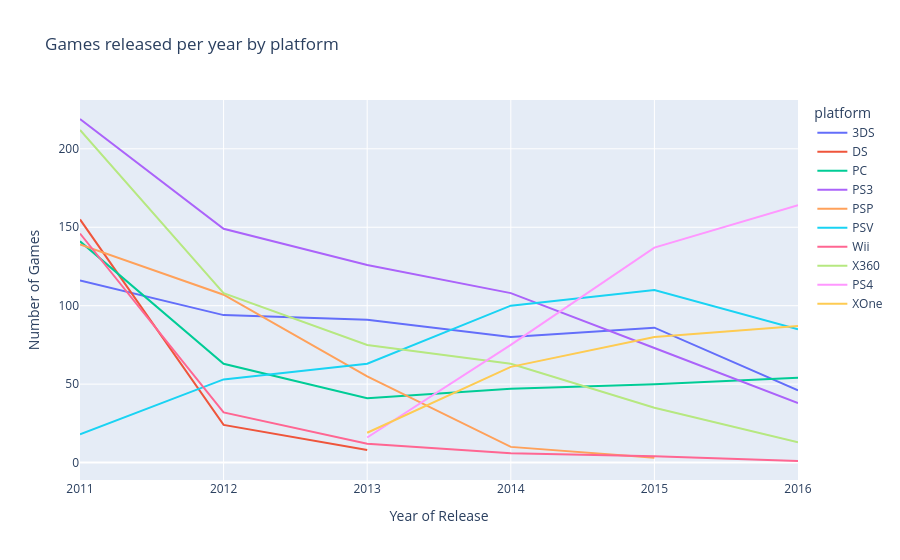

Notebook code for this chart:
### Code cell
top_ten_platforms = df['platform'].value_counts().head(10).index.tolist()
# filter the dataframe to include only the top 10 platforms
df_top_ten = df[df['platform'].isin(top_ten_platforms)]

games_released_year_top_ten_platform = df_top_ten.groupby(['year_of_release', 'platform'])['name'].count().reset_index()
#simple line plot using plotly express
fig = px.line(games_released_year_top_ten_platform, x='year_of_release', y='name', color='platform', title='Games released per year by platform')

fig.update_layout(xaxis_title='Year of Release', yaxis_title='Number of Games')
fig.show()

### Figure 1 — Plotly figure (JSON) as saved in the notebook; plotly's stock layout.template omitted (floating-point values rounded to 4 significant figures)
{"data": [{"hovertemplate": "platform=3DS<br>year_of_release=%{x}<br>name=%{y}<extra></extra>", "legendgroup": "3DS", "line": {"color": "#636efa", "dash": "solid"}, "marker": {"symbol": "circle"}, "mode": "lines", "name": "3DS", "orientation": "v", "showlegend": true, "type": "scatter", "x": [2011, 2012, 2013, 2014, 2015, 2016], "xaxis": "x", "y": [116, 94, 91, 80, 86, 46], "yaxis": "y"}, {"hovertemplate": "platform=DS<br>year_of_release=%{x}<br>name=%{y}<extra></extra>", "legendgroup": "DS", "line": {"color": "#EF553B", "dash": "solid"}, "marker": {"symbol": "circle"}, "mode": "lines", "name": "DS", "orientation": "v", "showlegend": true, "type": "scatter", "x": [2011, 2012, 2013], "xaxis": "x", "y": [155, 24, 8], "yaxis": "y"}, {"hovertemplate": "platform=PC<br>year_of_release=%{x}<br>name=%{y}<extra></extra>", "legendgroup": "PC", "line": {"color": "#00cc96", "dash": "solid"}, "marker": {"symbol": "circle"}, "mode": "lines", "name": "PC", "orientation": "v", "showlegend": true, "type": "scatter", "x": [2011, 2012, 2013, 2014, 2015, 2016], "xaxis": "x", "y": [141, 63, 41, 47, 50, 54], "yaxis": "y"}, {"hovertemplate": "platform=PS3<br>year_of_release=%{x}<br>name=%{y}<extra></extra>", "legendgroup": "PS3", "line": {"color": "#ab63fa", "dash": "solid"}, "marker": {"symbol": "circle"}, "mode": "lines", "name": "PS3", "orientation": "v", "showlegend": true, "type": "scatter", "x": [2011, 2012, 2013, 2014, 2015, 2016], "xaxis": "x", "y": [219, 149, 126, 108, 73, 38], "yaxis": "y"}, {"hovertemplate": "platform=PSP<br>year_of_release=%{x}<br>name=%{y}<extra></extra>", "legendgroup": "PSP", "line": {"color": "#FFA15A", "dash": "solid"}, "marker": {"symbol": "circle"}, "mode": "lines", "name": "PSP", "orientation": "v", "showlegend": true, "type": "scatter", "x": [2011, 2012, 2013, 2014, 2015], "xaxis": "x", "y": [139, 107, 55, 10, 3], "yaxis": "y"}, {"hovertemplate": "platform=PSV<br>year_of_release=%{x}<br>name=%{y}<extra></extra>", "legendgroup": "PSV", "line": {"color": "#19d3f3", "dash": "solid"}, "marker": {"symbol": "circle"}, "mode": "lines", "name": "PSV", "orientation": "v", "showlegend": true, "type": "scatter", "x": [2011, 2012, 2013, 2014, 2015, 2016], "xaxis": "x", "y": [18, 53, 63, 100, 110, 85], "yaxis": "y"}, {"hovertemplate": "platform=Wii<br>year_of_release=%{x}<br>name=%{y}<extra></extra>", "legendgroup": "Wii", "line": {"color": "#FF6692", "dash": "solid"}, "marker": {"symbol": "circle"}, "mode": "lines", "name": "Wii", "orientation": "v", "showlegend": true, "type": "scatter", "x": [2011, 2012, 2013, 2014, 2015, 2016], "xaxis": "x", "y": [146, 32, 12, 6, 4, 1], "yaxis": "y"}, {"hovertemplate": "platform=X360<br>year_of_release=%{x}<br>name=%{y}<extra></extra>", "legendgroup": "X360", "line": {"color": "#B6E880", "dash": "solid"}, "marker": {"symbol": "circle"}, "mode": "lines", "name": "X360", "orientation": "v", "showlegend": true, "type": "scatter", "x": [2011, 2012, 2013, 2014, 2015, 2016], "xaxis": "x", "y": [212, 108, 75, 63, 35, 13], "yaxis": "y"}, {"hovertemplate": "platform=PS4<br>year_of_release=%{x}<br>name=%{y}<extra></extra>", "legendgroup": "PS4", "line": {"color": "#FF97FF", "dash": "solid"}, "marker": {"symbol": "circle"}, "mode": "lines", "name": "PS4", "orientation": "v", "showlegend": true, "type": "scatter", "x": [2013, 2014, 2015, 2016], "xaxis": "x", "y": [16, 75, 137, 164], "yaxis": "y"}, {"hovertemplate": "platform=XOne<br>year_of_release=%{x}<br>name=%{y}<extra></extra>", "legendgroup": "XOne", "line": {"color": "#FECB52", "dash": "solid"}, "marker": {"symbol": "circle"}, "mode": "lines", "name": "XOne", "orientation": "v", "showlegend": true, "type": "scatter", "x": [2013, 2014, 2015, 2016], "xaxis": "x", "y": [19, 61, 80, 87], "yaxis": "y"}], "layout": {"legend": {"title": {"text": "platform"}, "tracegroupgap": 0}, "title": {"text": "Games released per year by platform"}, "xaxis": {"anchor": "y", "domain": [0, 1], "title": {"text": "Year of Release"}}, "yaxis": {"anchor": "x", "domain": [0, 1], "title": {"text": "Number of Games"}}}}
